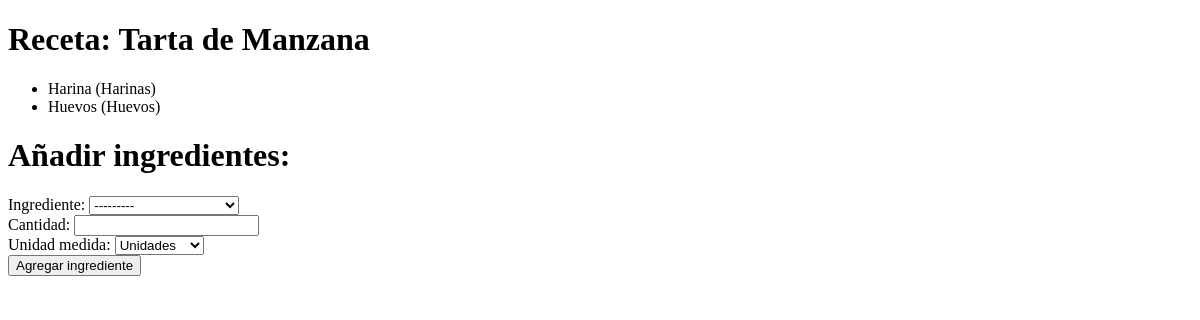
Before: /receta/1 with the older database file.
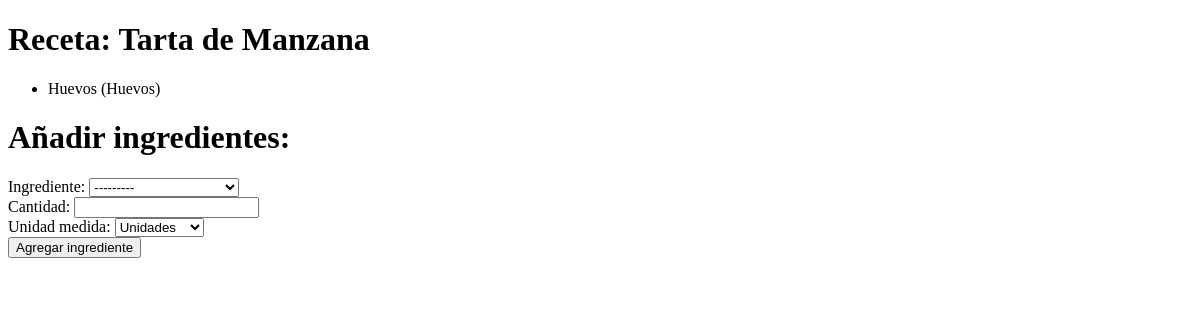
After: the same page with the newer database file.
### app/models.py (models this page shows)
class Ingrediente(models.Model):
    nombre = models.CharField(max_length=50)
    categoria = models.ForeignKey(CategoriaIngrediente, on_delete=models.CASCADE)
    refrigerado = models.BooleanField(default=False)
    def __str__(self) -> str:
        return f"{self.nombre} ({self.categoria})"

class CategoriaIngrediente(models.Model):
    nombre = models.CharField(max_length=50)
    def __str__(self) -> str:
        return f"{self.nombre}"

### app/views.py (the view, shortened to what this page needs)
# urls.py: path('receta/<int:pk>', views.receta_detalle, name='receta_detalle'),
def receta_detalle(request, pk):
    receta = get_object_or_404(Receta, pk=pk)
    form = IngredienteRecetaForm()
    return render(request, 'app/receta_detalle.html', {'receta':receta, 'form':form})

### app/forms.py
class IngredienteRecetaForm(forms.ModelForm):
    class Meta:
        model = IngredienteReceta
        fields = ['ingrediente', 'cantidad', 'unidad_medida']

### app/templates/app/receta_detalle.html (shortened to what this page needs)
{% extends 'app/base.html' %}
{% block content %}
<h1>Receta: {{receta.nombre}} </h1>
<ul>
{% for ingrediente in receta.ingredientes.all %}
    <li>{{ ingrediente }}</a> </li>
{% endfor %}
</ul>
<h1>Añadir ingredientes:</h1>
<form action="" method="post">
    {{ form }}
    <button type="submit">Agregar ingrediente</button>
</form>
{% endblock %}

Changed rows visible on the page:
removed Ingrediente: nombre+categoria "Harina (Harinas)"
